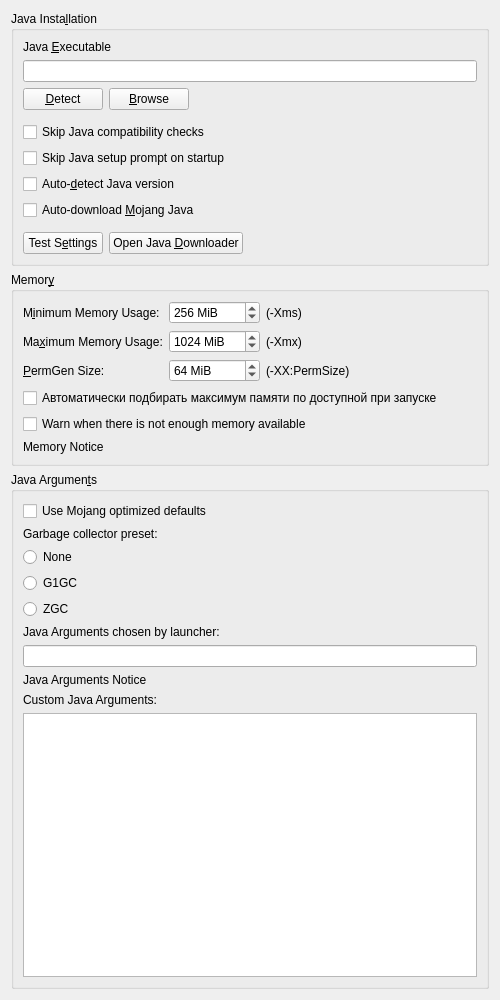
<?xml version="1.0" encoding="UTF-8"?>
<ui version="4.0">
 <class>JavaSettingsWidget</class>
 <widget class="QWidget" name="JavaSettingsWidget">
  <property name="geometry">
   <rect>
    <x>0</x>
    <y>0</y>
    <width>500</width>
    <height>1000</height>
   </rect>
  </property>
  <property name="windowTitle">
   <string>Form</string>
  </property>
  <layout class="QVBoxLayout" name="verticalLayout" stretch="0,0,1">
   <item>
    <widget class="QGroupBox" name="javaInstallationGroupBox">
     <property name="enabled">
      <bool>true</bool>
     </property>
     <property name="title">
      <string>Java Insta&amp;llation</string>
     </property>
     <property name="checkable">
      <bool>false</bool>
     </property>
     <property name="checked">
      <bool>false</bool>
     </property>
     <layout class="QGridLayout" name="gridLayout_2">
      <item row="7" column="0">
       <widget class="QCheckBox" name="autodetectJavaCheckBox">
        <property name="text">
         <string>Auto-&amp;detect Java version</string>
        </property>
       </widget>
      </item>
      <item row="2" column="0">
       <layout class="QHBoxLayout" name="horizontalLayout">
        <item>
         <widget class="QPushButton" name="javaDetectBtn">
          <property name="text">
           <string>&amp;Detect</string>
          </property>
         </widget>
        </item>
        <item>
         <widget class="QPushButton" name="javaBrowseBtn">
          <property name="text">
           <string>&amp;Browse</string>
          </property>
         </widget>
        </item>
        <item>
         <spacer name="horizontalSpacer">
          <property name="orientation">
           <enum>Qt::Orientation::Horizontal</enum>
          </property>
          <property name="sizeHint" stdset="0">
           <size>
            <width>40</width>
            <height>20</height>
           </size>
          </property>
         </spacer>
        </item>
       </layout>
      </item>
      <item row="10" column="0">
       <layout class="QHBoxLayout" name="horizontalLayout_4">
        <item>
         <widget class="QPushButton" name="javaTestBtn">
          <property name="text">
           <string>Test S&amp;ettings</string>
          </property>
         </widget>
        </item>
        <item>
         <widget class="QPushButton" name="javaDownloadBtn">
          <property name="text">
           <string>Open Java &amp;Downloader</string>
          </property>
         </widget>
        </item>
        <item>
         <spacer name="horizontalSpacer_7">
          <property name="orientation">
           <enum>Qt::Orientation::Horizontal</enum>
          </property>
          <property name="sizeHint" stdset="0">
           <size>
            <width>0</width>
            <height>0</height>
           </size>
          </property>
         </spacer>
        </item>
       </layout>
      </item>
      <item row="9" column="0">
       <spacer name="verticalSpacer_4">
        <property name="orientation">
         <enum>Qt::Orientation::Vertical</enum>
        </property>
        <property name="sizeType">
         <enum>QSizePolicy::Policy::Fixed</enum>
        </property>
        <property name="sizeHint" stdset="0">
         <size>
          <width>0</width>
          <height>6</height>
         </size>
        </property>
       </spacer>
      </item>
      <item row="8" column="0">
       <widget class="QCheckBox" name="autodownloadJavaCheckBox">
        <property name="toolTip">
         <string>Automatically downloads and selects the Java build recommended by Mojang.</string>
        </property>
        <property name="text">
         <string>Auto-download &amp;Mojang Java</string>
        </property>
       </widget>
      </item>
      <item row="4" column="0">
       <widget class="QCheckBox" name="skipCompatibilityCheckBox">
        <property name="toolTip">
         <string>If enabled, the launcher will not check if an instance is compatible with the selected Java version.</string>
        </property>
        <property name="text">
         <string>Skip Java compatibility checks</string>
        </property>
       </widget>
      </item>
      <item row="1" column="0">
       <widget class="QLineEdit" name="javaPathTextBox"/>
      </item>
      <item row="0" column="0">
       <widget class="QLabel" name="label_4">
        <property name="text">
         <string>Java &amp;Executable</string>
        </property>
        <property name="buddy">
         <cstring>javaPathTextBox</cstring>
        </property>
       </widget>
      </item>
      <item row="5" column="0">
       <widget class="QCheckBox" name="skipWizardCheckBox">
        <property name="toolTip">
         <string>If enabled, the launcher won't prompt you to choose a Java version if one is not found on startup.</string>
        </property>
        <property name="text">
         <string>Skip Java setup prompt on startup</string>
        </property>
       </widget>
      </item>
      <item row="3" column="0">
       <spacer name="verticalSpacer_5">
        <property name="orientation">
         <enum>Qt::Orientation::Vertical</enum>
        </property>
        <property name="sizeType">
         <enum>QSizePolicy::Policy::Fixed</enum>
        </property>
        <property name="sizeHint" stdset="0">
         <size>
          <width>0</width>
          <height>6</height>
         </size>
        </property>
       </spacer>
      </item>
     </layout>
    </widget>
   </item>
   <item>
    <widget class="QGroupBox" name="memoryGroupBox">
     <property name="enabled">
      <bool>true</bool>
     </property>
     <property name="title">
      <string>Memor&amp;y</string>
     </property>
     <property name="checkable">
      <bool>false</bool>
     </property>
     <property name="checked">
      <bool>false</bool>
     </property>
     <layout class="QVBoxLayout" name="verticalLayout_2">
      <item>
       <layout class="QFormLayout" name="formLayout">
        <item row="0" column="0">
         <widget class="QLabel" name="labelMinMem">
          <property name="text">
           <string>M&amp;inimum Memory Usage:</string>
          </property>
          <property name="buddy">
           <cstring>minMemSpinBox</cstring>
          </property>
         </widget>
        </item>
        <item row="0" column="1">
         <layout class="QHBoxLayout" name="horizontalLayout_3">
          <item>
           <widget class="QSpinBox" name="minMemSpinBox">
            <property name="sizePolicy">
             <sizepolicy hsizetype="Maximum" vsizetype="Fixed">
              <horstretch>0</horstretch>
              <verstretch>0</verstretch>
             </sizepolicy>
            </property>
            <property name="toolTip">
             <string>The amount of memory Minecraft is started with.</string>
            </property>
            <property name="suffix">
             <string notr="true"> MiB</string>
            </property>
            <property name="minimum">
             <number>8</number>
            </property>
            <property name="maximum">
             <number>1048576</number>
            </property>
            <property name="singleStep">
             <number>128</number>
            </property>
            <property name="value">
             <number>256</number>
            </property>
           </widget>
          </item>
          <item>
           <widget class="QLabel" name="label">
            <property name="text">
             <string>(-Xms)</string>
            </property>
           </widget>
          </item>
         </layout>
        </item>
        <item row="1" column="0">
         <widget class="QLabel" name="labelMaxMem">
          <property name="text">
           <string>Ma&amp;ximum Memory Usage:</string>
          </property>
          <property name="buddy">
           <cstring>maxMemSpinBox</cstring>
          </property>
         </widget>
        </item>
        <item row="1" column="1">
         <layout class="QHBoxLayout" name="horizontalLayout_5">
          <item>
           <widget class="QSpinBox" name="maxMemSpinBox">
            <property name="sizePolicy">
             <sizepolicy hsizetype="Maximum" vsizetype="Fixed">
              <horstretch>0</horstretch>
              <verstretch>0</verstretch>
             </sizepolicy>
            </property>
            <property name="toolTip">
             <string>The maximum amount of memory Minecraft is allowed to use.</string>
            </property>
            <property name="suffix">
             <string notr="true"> MiB</string>
            </property>
            <property name="minimum">
             <number>8</number>
            </property>
            <property name="maximum">
             <number>1048576</number>
            </property>
            <property name="singleStep">
             <number>128</number>
            </property>
            <property name="value">
             <number>1024</number>
            </property>
           </widget>
          </item>
          <item>
           <widget class="QLabel" name="label_2">
            <property name="text">
             <string>(-Xmx)</string>
            </property>
           </widget>
          </item>
         </layout>
        </item>
        <item row="2" column="0">
         <widget class="QLabel" name="label_11">
          <property name="text">
           <string>&amp;PermGen Size:</string>
          </property>
          <property name="buddy">
           <cstring>permGenSpinBox</cstring>
          </property>
         </widget>
        </item>
        <item row="2" column="1">
         <layout class="QHBoxLayout" name="horizontalLayout_6">
          <item>
           <widget class="QSpinBox" name="permGenSpinBox">
            <property name="sizePolicy">
             <sizepolicy hsizetype="Maximum" vsizetype="Fixed">
              <horstretch>0</horstretch>
              <verstretch>0</verstretch>
             </sizepolicy>
            </property>
            <property name="toolTip">
             <string>The amount of memory available to store loaded Java classes.</string>
            </property>
            <property name="suffix">
             <string notr="true"> MiB</string>
            </property>
            <property name="minimum">
             <number>4</number>
            </property>
            <property name="maximum">
             <number>1048576</number>
            </property>
            <property name="singleStep">
             <number>8</number>
            </property>
            <property name="value">
             <number>64</number>
            </property>
           </widget>
          </item>
          <item>
           <widget class="QLabel" name="label_3">
            <property name="text">
             <string>(-XX:PermSize)</string>
            </property>
           </widget>
          </item>
         </layout>
        </item>
       </layout>
      </item>
      <item>
       <widget class="QCheckBox" name="autoMemCheckBox">
        <property name="toolTip">
         <string>Если включено, максимальный объём памяти выставляется автоматически из свободной ОЗУ в момент запуска игры, а значение выше игнорируется.</string>
        </property>
        <property name="text">
         <string>Автоматически подбирать максимум памяти по доступной при запуске</string>
        </property>
       </widget>
      </item>
      <item>
       <widget class="QCheckBox" name="lowMemWarningCheckBox">
        <property name="text">
         <string>Warn when there is not enough memory available</string>
        </property>
       </widget>
      </item>
      <item>
       <widget class="QLabel" name="labelMaxMemNotice">
        <property name="text">
         <string notr="true">Memory Notice</string>
        </property>
       </widget>
      </item>
     </layout>
    </widget>
   </item>
   <item>
    <widget class="QGroupBox" name="javaArgumentsGroupBox">
     <property name="enabled">
      <bool>true</bool>
     </property>
     <property name="title">
      <string>Java Argumen&amp;ts</string>
     </property>
     <property name="checkable">
      <bool>false</bool>
     </property>
     <property name="checked">
      <bool>false</bool>
     </property>
     <layout class="QGridLayout" name="gridLayout_6">
      <item row="7" column="1">
       <widget class="QLabel" name="argsNoticeLabel">
        <property name="text">
         <string notr="true">Java Arguments Notice</string>
        </property>
       </widget>
      </item>
      <item row="2" column="1">
       <widget class="QRadioButton" name="noPresetRadioButton">
        <property name="text">
         <string>None</string>
        </property>
       </widget>
      </item>
      <item row="3" column="1">
       <widget class="QRadioButton" name="g1gcPresetRadioButton">
        <property name="text">
         <string>G1GC</string>
        </property>
       </widget>
      </item>
      <item row="0" column="1">
       <widget class="QCheckBox" name="optimizedArgsCheckBox">
        <property name="toolTip">
         <string>Some arguments may not be available depending on Java version</string>
        </property>
        <property name="text">
         <string>Use Mojang optimized defaults</string>
        </property>
       </widget>
      </item>
      <item row="9" column="1">
       <widget class="QPlainTextEdit" name="userArgsTextBox"/>
      </item>
      <item row="4" column="1">
       <widget class="QRadioButton" name="zgcPresetRadioButton">
        <property name="text">
         <string>ZGC</string>
        </property>
       </widget>
      </item>
      <item row="5" column="1">
       <widget class="QLabel" name="optimizedArgsLabel">
        <property name="text">
         <string>Java Arguments chosen by launcher:</string>
        </property>
       </widget>
      </item>
      <item row="1" column="1">
       <widget class="QLabel" name="gcPresetLabel">
        <property name="text">
         <string>Garbage collector preset:</string>
        </property>
       </widget>
      </item>
      <item row="8" column="1">
       <widget class="QLabel" name="customArgsLabel">
        <property name="text">
         <string>Custom Java Arguments:</string>
        </property>
       </widget>
      </item>
      <item row="6" column="1">
       <widget class="QLineEdit" name="launcherArgsTextBox">
        <property name="readOnly">
         <bool>true</bool>
        </property>
       </widget>
      </item>
     </layout>
    </widget>
   </item>
  </layout>
 </widget>
 <tabstops>
  <tabstop>javaPathTextBox</tabstop>
  <tabstop>javaDetectBtn</tabstop>
  <tabstop>javaBrowseBtn</tabstop>
  <tabstop>skipCompatibilityCheckBox</tabstop>
  <tabstop>skipWizardCheckBox</tabstop>
  <tabstop>autodetectJavaCheckBox</tabstop>
  <tabstop>autodownloadJavaCheckBox</tabstop>
  <tabstop>javaTestBtn</tabstop>
  <tabstop>javaDownloadBtn</tabstop>
  <tabstop>maxMemSpinBox</tabstop>
  <tabstop>userArgsTextBox</tabstop>
 </tabstops>
 <resources/>
 <connections/>
</ui>
